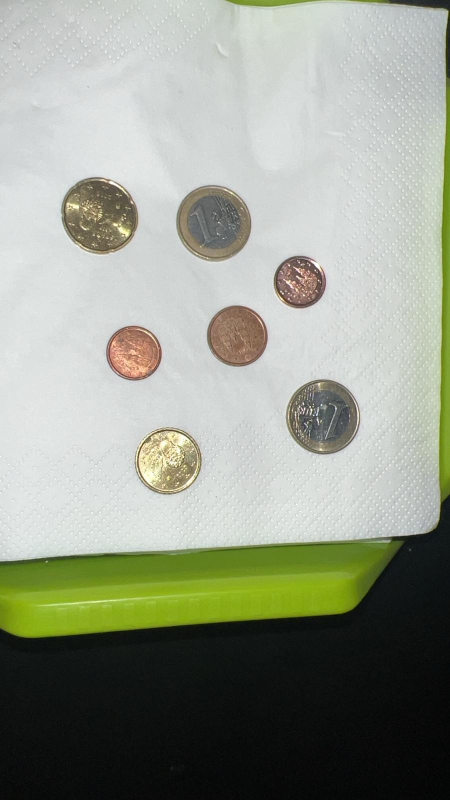
#> input picture monedas2.jpeg, 900 x 1600 px (shown at 1/2 size); the run also reads 2 pictures not shown here
$ jupyter execute VC_P3.ipynb
#> lines starting #> are read from the running program, lines starting #| are printed output that depends on the picture; after the words box and inside, x2 and y2 are one past the last pixel; in counts of white or black regions, pixels touching at a corner belong together
Paquetes necesarios

[cell 1]
import cv2
import numpy as np
import matplotlib.pyplot as plt
import seaborn as sns
from sklearn.metrics import (
    confusion_matrix,
    accuracy_score,
    precision_score,
    recall_score,
    f1_score
)

TAREA: Captura una o varias imágenes con coinCount no solapadas. Tras visualizar la imagen, identifica de forma interactiva (por ejemplo haciendo clic en la imagen) una moneda de un valor determinado en la imagen (por ejemplo de 1€). Tras ello, la tarea se resuelve mostrando por pantalla el número de coinCount y la cantidad de dinero presentes en la imagen. No hay restricciones sobre utilizar medidas geométricas o de color. ¿Qué problemas han observado?

[cell 2]
def locateCirclesInIMG(img):
    return cv2.HoughCircles(
    img,  # imagen
    cv2.HOUGH_GRADIENT,  # tipo de detección
    1,
    100,  # distancia mínima entre círculos
    param1=90, # valor del gradiente
    param2=40, # umbral acumulador
    minRadius=50,  # radio mínimo
    maxRadius=150,  # radio máximo
    )[0]


def coinDiameterInPixels(coin):
    return coin[2]*2


def pixelMeasurementInCM(coinDiameterInPixels, coinDiameterInCM):
    return coinDiameterInCM/coinDiameterInPixels


# [48 lines left out: functions moneyCalculator, isInCircle, showResults, not called in this run]

[cell 3]
img = cv2.imread('monedas2.jpeg')                                                   # Carga imagen
#> img is the input picture: shape (1600, 900, 3); mean B, G, R 141.2, 155.1, 150.1
img_rgb = cv2.cvtColor(img, cv2.COLOR_BGR2RGB)                                      # Recordar que OpenCV lee las imágenes en BGR, por lo que convertimos para visualizr a RGB
gris = cv2.cvtColor(img, cv2.COLOR_BGR2GRAY)                                        # Conversión a gris
softenedImage = cv2.medianBlur(gris, 7)                                             # Suaviza imagen (elimina altas frecuencias)
softenedImage2 = cv2.GaussianBlur(softenedImage, (5, 5), 1)                         # Suavizar la imagen con filtro gaussiano

realMoneyAmount = 2.34
realCoinCount = {2.0: 0, 1.0: 2, 0.50: 0, 0.20: 1, 0.10: 1, 0.05: 0, 0.02: 1, 0.01: 2}
coinSizes = {2: 25.75, 1: 23.25, 0.5: 24.35, 0.2: 22.25, 0.1: 19.75, 0.05: 21.25, 0.02: 18.75, 0.01: 16.26}

circles = locateCirclesInIMG(softenedImage2)
#> circles = [[338.5, 919.5, 63.3], [473.5, 671.5, 60.3], [428.5, 448.5, 73.8], [195.5, 427.5, 74.5], [267.5, 705.5, 55.1], [648.5, 832.5, 76.1], [599.5, 562.5, 51.7]]


# A partir de unas coordenadas x,y devuelve que circulo contiene esas coordenadas
# [29 lines left out: functions locate1EURCoin, mouse_callback, not called in this run]


# Dibuja los circulos encontrados en la imagen
for det in circles:
    x_coor, y_coor, det_radio = det
    cv2.circle(img,(int(x_coor), int(y_coor)),
        int(det_radio),(0, 255, 0), 2)
#> this loop made 7 passes
#> img: shape (1600, 900, 3); 0.59% of pixels changed, all inside (x1, y1, x2, y2) = (120, 352, 726, 984)


cv2.imshow('Monedas', img)
cv2.setMouseCallback('Monedas', mouse_callback)
cv2.waitKey(0)
cv2.destroyAllWindows()

TAREA: Las tres imágenes cargadas en la celda inicial, han sido extraidas de las imágenes de mayor tamaño presentes en la carpeta. La tarea consiste en extraer características (geométricas y/o visuales) e identificar patrones que permitan distinguir las partículas de cada una de las tres clases, evaluando los aciertos y fallos con las imágenes completas considerando las métricas mostradas y la matriz de confusión. La matriz de confusión, muestra para cada clase el número de muestras que se clasifican correctamente de dicha clase, y el número de muestras que se clasifican incorrectamente por cada una de las otras dos clases.

En el trabajo [SMACC: A System for Microplastics Automatic Counting and Classification](https://doi.org/10.1109/ACCESS.2020.2970498), las características geométricas utilizadas fueron:

- Área en píxeles
- Perímetro en píxeles
- Compacidad (relación entre el cuadrado del perímetro y el área de la partícula)
- Relación del área de la partícula con la del contenedor
- Relación del ancho y el alto del contenedor
- Relación entre los ejes de la elipse ajustada
- Definido el centroide, relación entre las distancias menor y mayor al contorno

Si no se quedan satisfechos con la segmentación obtenida, es el mundo real, también en el README comento técnicas recientes de segmentación, que podrían despertar su curiosidad.

[cell 4]
def ResizeWithAspectRatio(image, width=None, height=None, inter=cv2.INTER_AREA):
    dim = None
    (h, w) = image.shape[:2]

    if width is None and height is None:
        return image
    if width is None:
        r = height / float(h)
        dim = (int(w * r), height)
    else:
        r = width / float(w)
        dim = (width, int(h * r))

    return cv2.resize(image, dim, interpolation=inter)

# Función para calcular la distancia euclidiana entre los centros de dos rectángulos
def distancia_centros(rect1, rect2):
    x1, y1, w1, h1 = rect1
    x2, y2, w2, h2 = rect2
    centro1 = (x1 + w1 // 2, y1 + h1 // 2)
    centro2 = (x2 + w2 // 2, y2 + h2 // 2)
    return np.sqrt((centro1[0] - centro2[0]) ** 2 + (centro1[1] - centro2[1]) ** 2)

def isBlack(punto):
    # Definir el rango de colores en HSV
    lower_bound = np.array([0, 0, 0])
    upper_bound = np.array([180, 255, 170])

    # Comprobar si el valor del píxel está dentro del rango
    if cv2.inRange(np.array([[punto]]), lower_bound, upper_bound):
        return True
    else:
        return False

[cell 5]
def pruebaSeparado(url):
    imagen = cv2.imread(url)

    imagen_gray = cv2.cvtColor(imagen, cv2.COLOR_BGR2GRAY)

    imagen_suavizada = cv2.GaussianBlur(imagen_gray, (7, 7), 0)

    # Aplicar umbral adaptativo gaussiano
    imagen_umbral = cv2.adaptiveThreshold(
        imagen_suavizada, 255, cv2.ADAPTIVE_THRESH_GAUSSIAN_C,
        cv2.THRESH_BINARY, 11, 1
    )

    """imagen_umbral_mostrar = ResizeWithAspectRatio(imagen_umbral, height=1080)

    cv2.imshow('Fragmentos detectados', imagen_umbral_mostrar)
    cv2.waitKey(0)
    cv2.destroyAllWindows()"""

    # Aplicar operaciones morfológicas para eliminar ruido
    kernel = np.ones((3, 3), np.uint8)
    imagen_umbral = cv2.morphologyEx(imagen_umbral, cv2.MORPH_OPEN, kernel)

    # Encontrar los contornos de los fragmentos
    contornos_gaussian, _ = cv2.findContours(255-imagen_umbral, cv2.RETR_EXTERNAL, cv2.CHAIN_APPROX_SIMPLE)

    # Filtrar los contornos según el área
    contornos_filtrados = [contorno for contorno in contornos_gaussian if cv2.contourArea(contorno) > 150]

    # Eliminar contornos cercanos basándose en la distancia mínima
    distancia_minima = 25
    contornos_finales = []

    rectangulos = [cv2.boundingRect(c) for c in contornos_filtrados]

    # Comparar cada rectángulo con los otros y eliminar los cercanos
    for i, rect1 in enumerate(rectangulos):
        es_cercano = False
        for j, rect2 in enumerate(rectangulos):
            if i != j and distancia_centros(rect1, rect2) < distancia_minima:
                es_cercano = True
                break
        if not es_cercano:
            contornos_finales.append(contornos_filtrados[i])

    # Dibujar los contornos detectados en la imagen original
    imagen_contornos = imagen.copy()
    cv2.drawContours(imagen_contornos, contornos_finales, -1, (0, 255, 0), 3)


    num_fragmentos = len(contornos_finales)

    cv2.putText(imagen_contornos, f'Fragmentos: {num_fragmentos}', (10,125), cv2.FONT_HERSHEY_SIMPLEX, 4, (0, 0, 255), 8)
    #print(f"Número de fragmentos detectados: {num_fragmentos}")


    imagen_contornos = ResizeWithAspectRatio(imagen_contornos, height=1080)


    cv2.imshow('Fragmentos detectados', imagen_contornos)
    cv2.waitKey(0)
    cv2.destroyAllWindows()

[cell 6]
def pruebaJuntos():
    imagen = cv2.imread('MPs.jpg')

    imagen_gray = cv2.cvtColor(imagen, cv2.COLOR_BGR2GRAY)

    imagen_suavizada = cv2.GaussianBlur(imagen_gray, (3, 3), 0)

    # Aplicar umbral adaptativo gaussiano
    imagen_umbral = cv2.adaptiveThreshold(
        imagen_suavizada, 255, cv2.ADAPTIVE_THRESH_GAUSSIAN_C,
        cv2.THRESH_BINARY, 11, 1.5
    )

    """imagen_umbral_mostrar = ResizeWithAspectRatio(imagen_umbral, height=1080)

    cv2.imshow('Fragmentos detectados', 255-imagen_umbral_mostrar)
    cv2.waitKey(0)
    cv2.destroyAllWindows()"""

    # Aplicar operaciones morfológicas para eliminar ruido
    kernel = np.ones((5, 5), np.uint8)
    imagen_umbral = cv2.morphologyEx(imagen_umbral, cv2.MORPH_OPEN, kernel)

    # Encontrar los contornos de los fragmentos
    contornos_gaussian, _ = cv2.findContours(255-imagen_umbral, cv2.RETR_EXTERNAL, cv2.CHAIN_APPROX_SIMPLE)

    # Filtrar los contornos según el área
    contornos_filtrados = [contorno for contorno in contornos_gaussian if cv2.contourArea(contorno) > 100]

    # Eliminar contornos cercanos basándose en la distancia mínima
    distancia_minima = 25
    contornos_finales = []

    rectangulos = [cv2.boundingRect(c) for c in contornos_filtrados]

    # Comparar cada rectángulo con los otros y eliminar los cercanos
    for i, rect1 in enumerate(rectangulos):
        es_cercano = False
        for j, rect2 in enumerate(rectangulos):
            if i != j and distancia_centros(rect1, rect2) < distancia_minima:
                es_cercano = True
                break
        if not es_cercano:
            contornos_finales.append(contornos_filtrados[i])


    Particulas = {'Pellet': 0, 'Fragmento de microplástico': 0, 'Alquitrán': 0, 'Otras': 0}

    prediction = []
    reales = [2,1,2,2,1,1,1,2,1,0,1,2,0,2,1,1,2,2,2,0,2,1,0,2,2,1,1,2,2,2,2,1,2,2,1,2,2,2,2,2,2,1,2,2,1,1,2,2,2,2,1,2,1,2,2,2,2,2,2,2,0,1,2,2,2,1,2,1,0,2,2,2,2,1,0,0,2,1,1,2,0,2,0,2,2,
              0,0,2,1,2,0,1,1,1,2,1,2,2,2,2,2,1,2,2,2]

    pellet = []
    plastic = []
    alqui = []


    def clasificar_fragmento(area, circularidad, contorno, colorPixel):
        if isBlack(colorPixel):  # Fragmentos de color oscuro (suponemos alquitran)
            Particulas['Alquitrán'] +=1
            alqui.append(contorno)
            prediction.append(0)

        elif circularidad > 0.70 and area > 75:  # Fragmentos redondos
            Particulas['Pellet'] +=1
            pellet.append(contorno)
            prediction.append(1)
        else:
            Particulas['Fragmento de microplástico'] +=1
            plastic.append(contorno)
            prediction.append(2)


    """
    #comprobar elemento a elemento

    imagenPrueba = imagen.copy()
    contornoAnterior = contornos_finales[0]
    for contorno in contornos_finales:
        cv2.drawContours(imagenPrueba, contorno, -1, (255, 0, 0), 2)
        cv2.drawContours(imagenPrueba, contornoAnterior, -1, (0, 255, 0), 2)
        contornoAnterior = contorno

        # Mostrar la imagen con los contornos dibujados y el texto
        cv2.imshow('Fragmentos detectados', imagenPrueba)
        cv2.waitKey(0)
        cv2.destroyAllWindows()"""

    imagenHSV = cv2.cvtColor(imagen, cv2.COLOR_BGR2HSV)

    #clasificar elementos
    for contorno in contornos_finales:
        area = cv2.contourArea(contorno)
        perimetro = cv2.arcLength(contorno, True)
        (x, y, w, h) = cv2.boundingRect(contorno)
        centroX, centroY = (x + w // 2, y + h // 2)
        circularidad = (4 * np.pi * area) / (perimetro ** 2)

        clasificar_fragmento(area, circularidad,contorno, imagenHSV[centroY, centroX])


    # Dibujar los contornos detectados en la imagen original
    imagen_contornos = imagen.copy()
    cv2.drawContours(imagen_contornos, pellet, -1, (255, 0, 0), 2)
    cv2.drawContours(imagen_contornos, plastic, -1, (0, 255, 0), 2)
    cv2.drawContours(imagen_contornos, alqui, -1, (0, 0, 255), 2)

    num_elementos = len(contornos_finales)
    num_fragmentos = len(plastic)
    num_pellets = len(pellet)
    num_alquitran = len(alqui)

    cv2.putText(imagen_contornos, f'Elementos: {num_elementos}', (10, 30), cv2.FONT_HERSHEY_SIMPLEX, 1, (0, 0, 255), 2)
    cv2.putText(imagen_contornos, f'Fragmentos: {num_fragmentos}', (10, 70), cv2.FONT_HERSHEY_SIMPLEX, 1, (0, 255, 0), 2)
    cv2.putText(imagen_contornos, f'Pellets: {num_pellets}', (10, 100), cv2.FONT_HERSHEY_SIMPLEX, 1, (255, 0, 0), 2)
    cv2.putText(imagen_contornos, f'Alquitran: {num_alquitran}', (10, 130), cv2.FONT_HERSHEY_SIMPLEX, 1, (0, 0, 255), 2)
    #print(f"Número de fragmentos detectados: {num_fragmentos}")

    imagen_contornos = ResizeWithAspectRatio(imagen_contornos, height=950)

    cv2.imshow('Fragmentos detectados', imagen_contornos)
    cv2.waitKey(0)
    cv2.destroyAllWindows()

    return (reales, prediction)

[cell 7]
def results(real, prediction):
    #Cálculo de métricas
    accuracy = accuracy_score(real, prediction)
    #Para más de una clase se define la forma de promediar
    precision = precision_score(real, prediction,average='weighted')
    recall = recall_score(real, prediction,average='weighted')
    f1score = f1_score(real, prediction,average='weighted')

    print("Alquitran(0)")
    print("Pellets(1)")
    print("Fragmentos(2)")
    print("----------------")
    print(f"Accuracy (TP/(n))= {accuracy}")
    print(f"Precision (TP/(TP+FP)) = {precision}")
    print(f"Recall (TP/(TP+FN)) = {recall}")
    print(f"F1 Score (2*(precision*recall)/(precision+recall)) = {f1score}")


    conf_matrix = confusion_matrix(real, prediction)
    plt.figure(figsize=(8,8))
    sns.set(font_scale = 1.75)#tamaños tipografía
    sns.set(font_scale = 3.0)

    ax = sns.heatmap(
            conf_matrix, # confusion matrix 2D array
            annot=True, # Muestra números en las celdas
            fmt='d', # valores enteros
            cbar=False, # sin barra de colores
            cmap='flag', # mapa de colores
            #vmax=175 # contraste de color
        )

    #Etiquetas matriz de confusión
    label_font = {'size':'25'}
    ax.set_xlabel("Predicha", labelpad=-0.75, fontdict=label_font)
    ax.set_ylabel("Real/Anotado", labelpad=20, fontdict=label_font)

[cell 8]
imgF = 'fragment-03-olympus-10-01-2020.JPG'
imgP = 'pellet-03-olympus-10-01-2020.JPG'
imgT = 'tar-03-olympus-10-01-2020.JPG'

pruebaSeparado(imgF)
#> in pruebaSeparado, `imagen_umbral = cv2.adaptiveThreshold( imagen_suavizada, 255, cv2.ADAP..`:
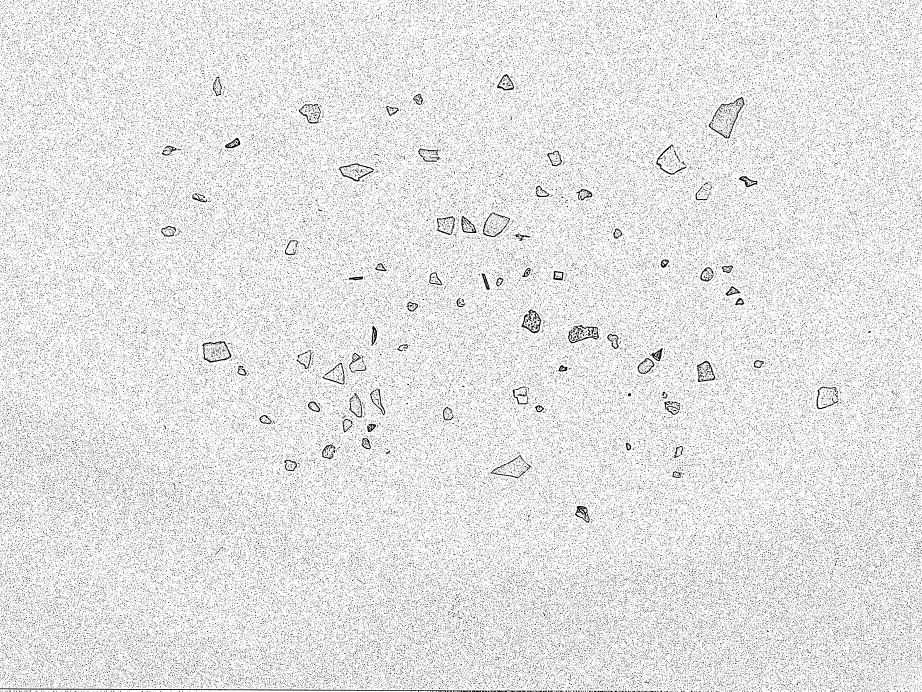
#> imagen_umbral: shape (3456, 4608) (shown at 1/5 size); 89.6% white; black in thin lines or dots
#> in pruebaSeparado, `contornos_gaussian, _ = cv2.findContours(255-imagen_umbral, cv2.RETR_E..`: contornos_gaussian = 203863 contours
#> in pruebaSeparado, `contornos_filtrados = [contorno for contorno in contornos_gaussian if ..`: contornos_filtrados = 86 contours; largest, box (x1, y1, x2, y2) and area: (3543, 485, 3724, 693) 18558, (1010, 1706, 1157, 1813) 11556, (2414, 1062, 2551, 1185) 10692, (2840, 1625, 2995, 1717) 9249, (1688, 817, 1870, 908) 9217
#> in pruebaSeparado, `rectangulos = [cv2.boundingRect(c) for c in contornos_filtrados]`: rectangulos = 86 items, first 6: (2714, 3451, 107, 5), (0, 3442, 2578, 14), (3218, 3393, 41, 26), (1075, 2735, 56, 38), (2875, 2530, 73, 83), (861, 2411, 29, 40)
#> the loop in pruebaSeparado, `for i, rect1 in enumerate(rectangulos):` made 86 passes
#> rect1 on passes 2 to 9: (0, 3442, 2578, 14), (3218, 3393, 41, 26), (1075, 2735, 56, 38), (2875, 2530, 73, 83), (861, 2411, 29, 40), (3362, 2356, 49, 33), (2452, 2309, 203, 83), (1419, 2299, 66, 57)
pruebaSeparado(imgP)
#> the loop in pruebaSeparado (call 2), `for i, rect1 in enumerate(rectangulos):` made 63 passes
#> rect1 on passes 1 to 8: (3697, 3442, 686, 14), (3022, 3437, 675, 19), (2892, 3436, 129, 13), (0, 3424, 2893, 27), (3264, 2167, 86, 94), (2751, 2159, 75, 71), (1526, 2119, 21, 31), (1224, 2081, 25, 43)
pruebaSeparado(imgT)
#> call 3 of pruebaSeparado, with url = 'tar-03-olympus-10-01-2020.JPG'
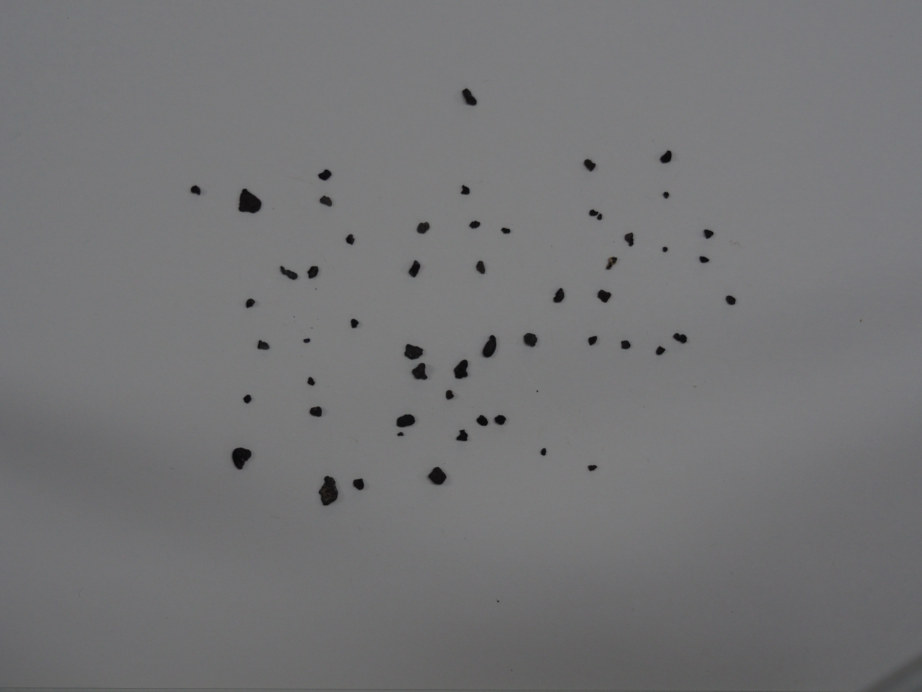
#> input picture tar-03-olympus-10-01-2020.JPG, 4608 x 3456 px (shown at 1/5 size)
#> in pruebaSeparado, imagen is the input picture: shape (3456, 4608, 3); mean B, G, R 117.2, 116.1, 116
#> the loop in pruebaSeparado (call 3), `for i, rect1 in enumerate(rectangulos):` made 64 passes
#> rect1 on passes 1 to 8: (3226, 3449, 777, 7), (2954, 3448, 127, 8), (2893, 3446, 61, 10), (2633, 3446, 102, 10), (0, 3436, 2631, 20), (391, 2937, 32, 49), (1765, 2392, 55, 58), (1594, 2379, 97, 149)
real, predict = pruebaJuntos()
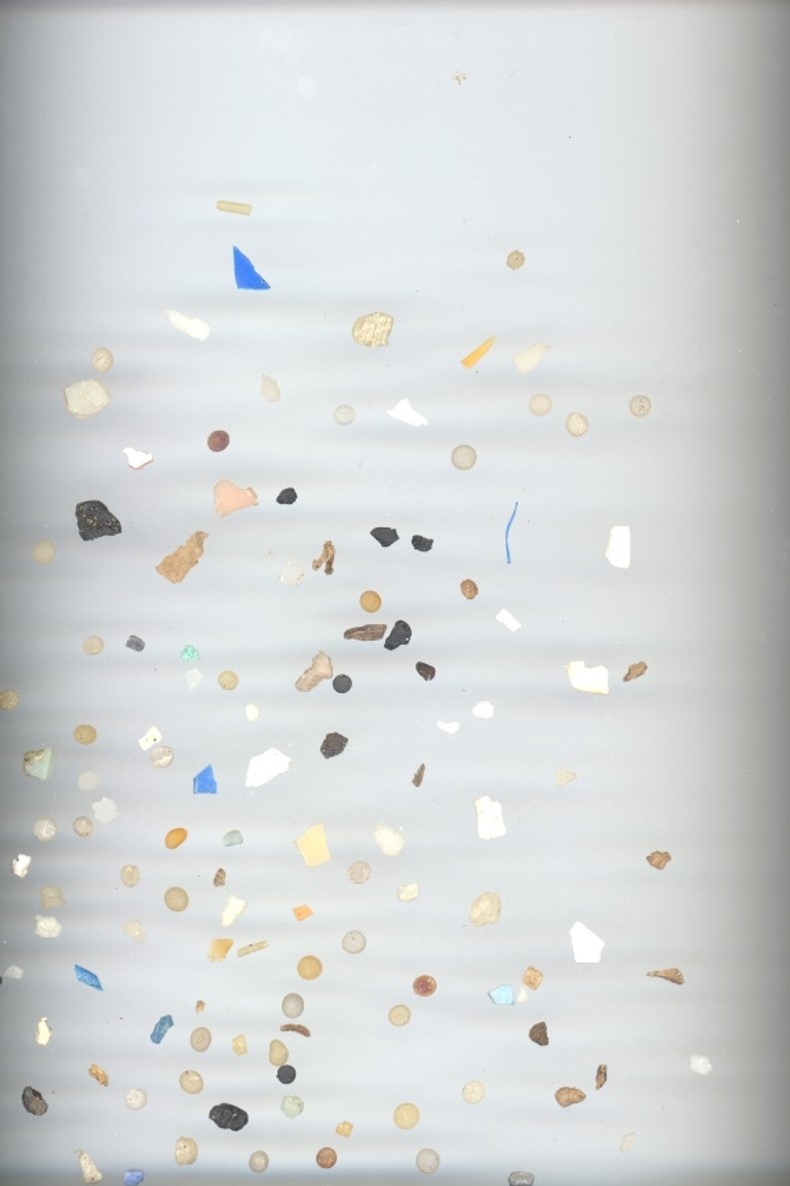
#> input picture MPs.jpg, 790 x 1186 px
#> in pruebaJuntos, imagen is the input picture: shape (1186, 790, 3); mean B, G, R 213.9, 213.8, 210.9
#> in pruebaJuntos, `imagen_umbral = cv2.morphologyEx(imagen_umbral, cv2.MORPH_OPEN, kernel)`:
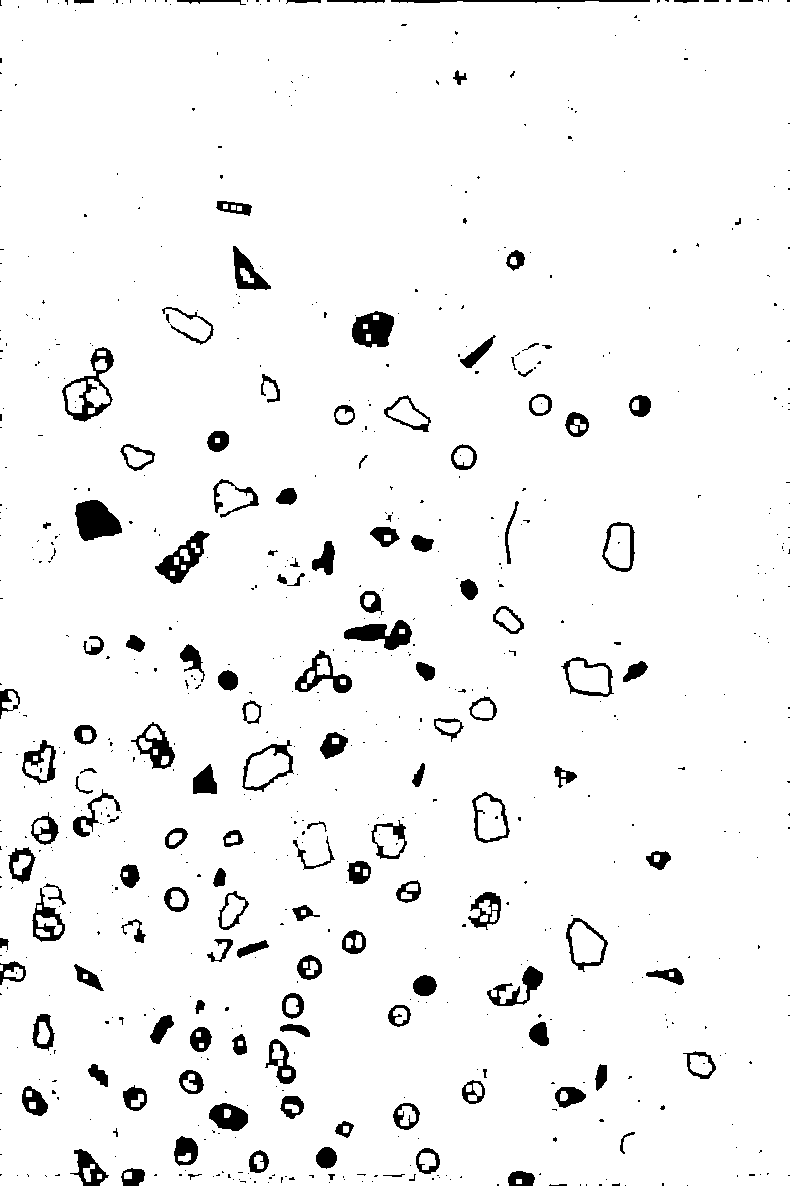
#> imagen_umbral: shape (1186, 790); 95.3% white; 712 black regions (570 under 20 px), largest, box (x1, y1, x2, y2) and area: (75, 500, 122, 541) 1353, (352, 311, 394, 348) 1092, (344, 620, 412, 650) 1075
#> the loop in pruebaJuntos, `for i, rect1 in enumerate(rectangulos):` made 107 passes
#> rect1 on passes 1 to 8: (508, 1171, 27, 15), (121, 1168, 24, 18), (249, 1150, 20, 23), (70, 1149, 39, 37), (416, 1148, 24, 26), (316, 1147, 21, 22), (174, 1136, 24, 30), (335, 1121, 19, 17)
#> the loop in pruebaJuntos, `for contorno in contornos_finales:` made 105 passes
results(real, predict)
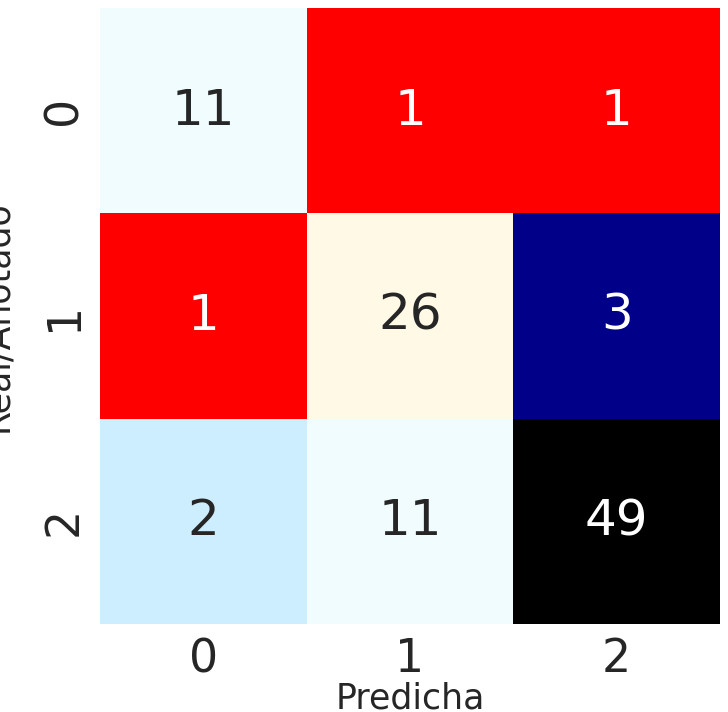
#> figure drawn by matplotlib, 1 panel
